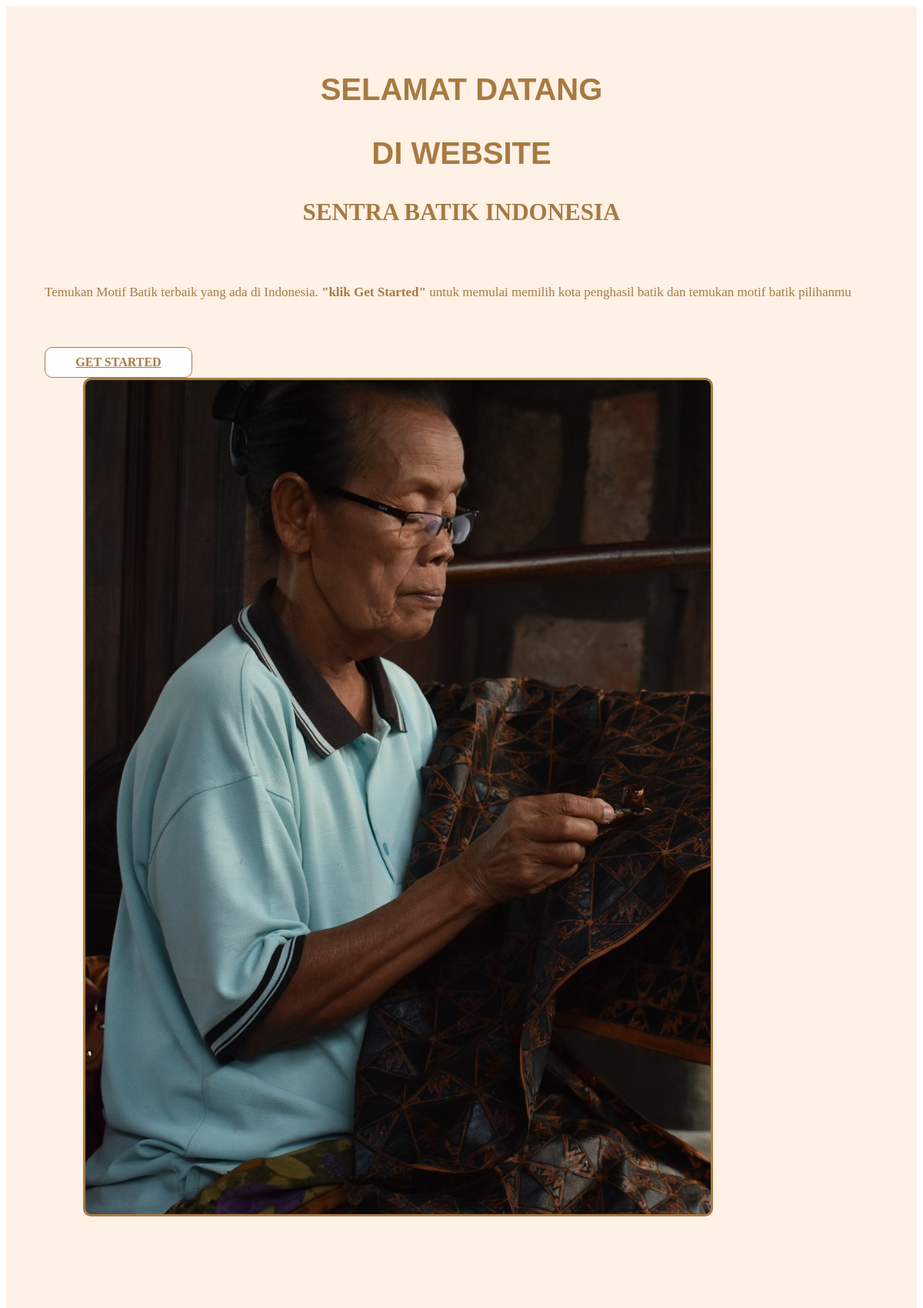
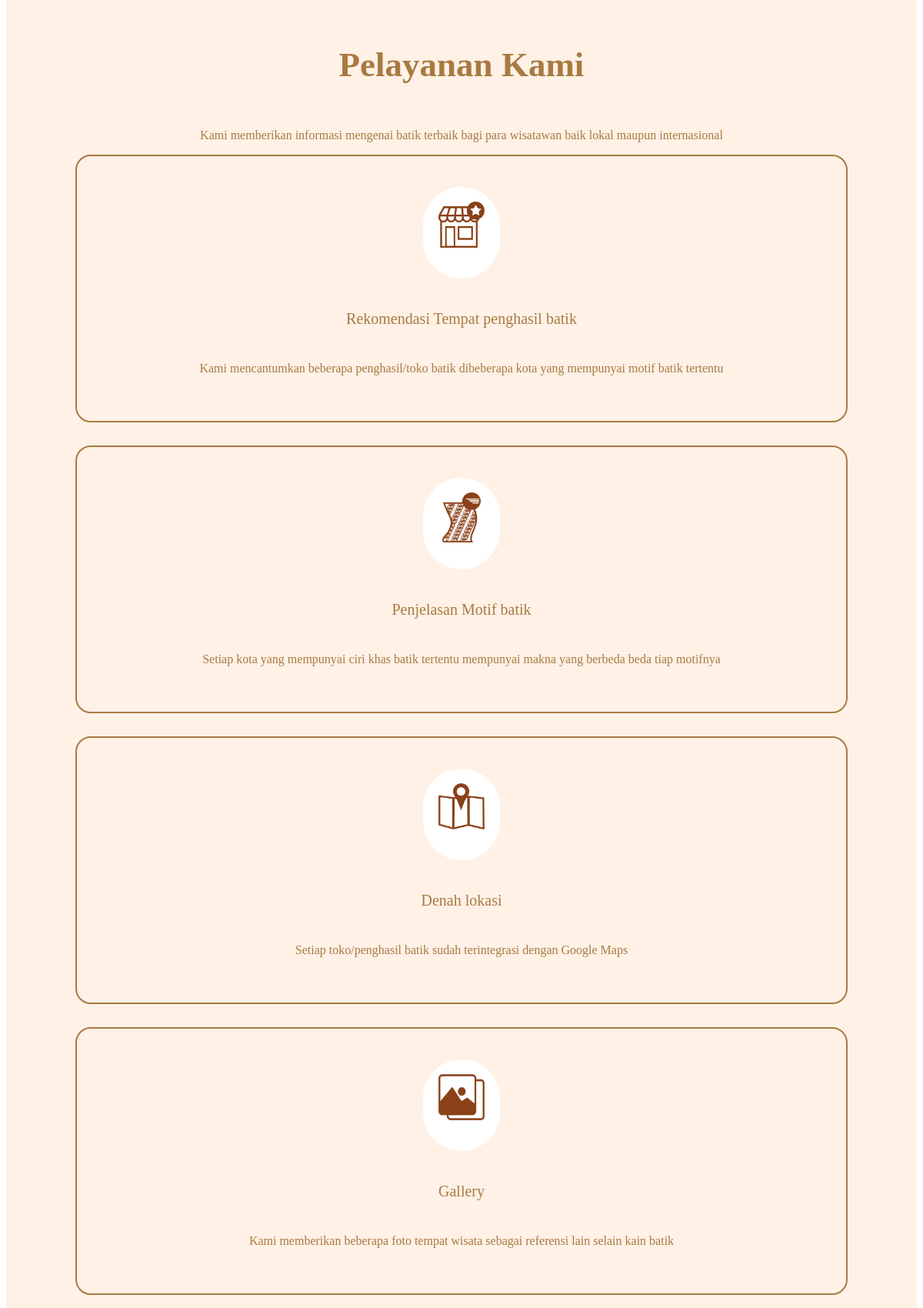
Page /pages/home.php (upper part) on the committed database (2 pictures, top to bottom).
### tables this page shows
CREATE TABLE `materi` (
  `id_materi` int(30) NOT NULL,
  `keterangan` varchar(200) NOT NULL,
  `id_kota` int(30) NOT NULL,
  `materi` varchar(10000) NOT NULL
);

CREATE TABLE `gallery` (
  `id_gallery` int(30) NOT NULL,
  `id_kota` int(30) NOT NULL,
  `foto` varchar(100) NOT NULL
);

### pages/home.php (the view, shortened to what this page needs)
<?php
include "admin/login/connect.php";
?>
<div class="container containerhome">
  <section class="banner_main">
    <div class="row d_flex">
      <div class="col-md-5 col-sm-12">
        <div class="text-bg">
          <h1 data-aos="fade-down" data-aos-delay="200">
            <?php $result = mysqli_query($koneksi, "SELECT * FROM materi WHERE id_materi = 60 "); ?>
            <?php foreach ($result as $row) : ?>
              <?= $row['materi']; ?>
            <?php endforeach;
            ?>
          </h1>
          <h1 data-aos="fade-down" data-aos-delay="400">
            <?php $result = mysqli_query($koneksi, "SELECT * FROM materi WHERE id_materi = 61 "); ?>
            <?php foreach ($result as $row) : ?>
              <?= $row['materi']; ?>
            <?php endforeach;
            ?>
          </h1>
          <h1 data-aos="fade-right" data-aos-delay="600">
            <span>
              <?php $result = mysqli_query($koneksi, "SELECT * FROM materi WHERE id_materi = 62 "); ?>
              <?php foreach ($result as $row) : ?>
                <?= $row['materi']; ?>
              <?php endforeach;
              ?>
            </span>
          </h1>
          <p data-aos="fade-up" data-aos-delay="800">
            <?php $result = mysqli_query($koneksi, "SELECT * FROM materi WHERE id_materi = 63 "); ?>
            <?php foreach ($result as $row) : ?>
              <?= $row['materi']; ?>
            <?php endforeach;
            ?>
            <strong>
              <?php $result = mysqli_query($koneksi, "SELECT * FROM materi WHERE id_materi = 64 "); ?>
              <?php foreach ($result as $row) : ?>
                <?= $row['materi']; ?>
              <?php endforeach;
              ?>
            </strong>
            <?php $result = mysqli_query($koneksi, "SELECT * FROM materi WHERE id_materi = 65 "); ?>
            <?php foreach ($result as $row) : ?>
              <?= $row['materi']; ?>
            <?php endforeach;
            ?>
          </p>
          <a href="http://localhost/sentrabatik/pages/list.php" data-aos="fade-up" data-aos-delay="1000">Get Started</a>
        </div>
      </div>
      <div class="col-md-7 col-sm-12">
        <div class="text-img" data-aos="fade-left" data-aos-delay="1000">
          <figure>
            <?php $result = mysqli_query($koneksi, "SELECT * FROM gallery WHERE id_gallery = 1 "); ?>
            <?php foreach ($result as $row) :
              $src = "http://localhost/sentrabatik/admin/image/" . $row['foto'];
              echo "<img src='$src' />";
            ?>
            <?php endforeach; ?>
          </figure>
        </div>
      </div>
    </div>
  </section>
  <div id="service" class="Services">
    <div class="row">
      <div class="col-md-12">
        <div class="titlepage">
          <h2 data-aos="fade-left" data-aos-delay="200">
            <?php $result = mysqli_query($koneksi, "SELECT * FROM materi WHERE id_materi = 66 "); ?>
            <?php foreach ($result as $row) : ?>
              <?= $row['materi']; ?>
            <?php endforeach;
            ?>
          </h2>
          <p data-aos="fade-right" data-aos-delay="400">
            <?php $result = mysqli_query($koneksi, "SELECT * FROM materi WHERE id_materi = 67 "); ?>
            <?php foreach ($result as $row) : ?>
              <?= $row['materi']; ?>
            <?php endforeach;
            ?>
          </p>
        </div>
      </div>
    </div>
    <div class="row">
      <div class="col-lg-6 col-md-6 col-sm-12" data-aos="fade-right" data-aos-delay="200">
        <div class="Services-box">
          <i>
            <?php $result = mysqli_query($koneksi, "SELECT * FROM gallery WHERE id_gallery = 2 "); ?>
            <?php foreach ($result as $row) :
              $src = "http://localhost/sentrabatik/admin/image/" . $row['foto'];
              echo "<img src='$src' width='60px' height='60px' alt='#' />";
            ?>
            <?php endforeach; ?>
          </i>
          <h3>
            <?php $result = mysqli_query($koneksi, "SELECT * FROM materi WHERE id_materi = 68 "); ?>
            <?php foreach ($result as $row) : ?>
              <?= $row['materi']; ?>
            <?php endforeach;
            ?>
          </h3>
          <p>
            <?php $result = mysqli_query($koneksi, "SELECT * FROM materi WHERE id_materi = 69 "); ?>
            <?php foreach ($result as $row) : ?>
              <?= $row['materi']; ?>
            <?php endforeach;
            ?>
          </p>
        </div>
      </div>
      <div class="col-lg-6 col-md-6 col-sm-12" data-aos="fade-left" data-aos-delay="400">
        <div class="Services-box">
          <i>
            <?php $result = mysqli_query($koneksi, "SELECT * FROM gallery WHERE id_gallery = 3 "); ?>
            <?php foreach ($result as $row) :
              $src = "http://localhost/sentrabatik/admin/image/" . $row['foto'];
              echo "<img src='$src' width='50px' height='65px' alt='#' />";
            ?>
            <?php endforeach; ?>
          </i>
          <h3>
            <?php $result = mysqli_query($koneksi, "SELECT * FROM materi WHERE id_materi = 70 "); ?>
            <?php foreach ($result as $row) : ?>
              <?= $row['materi']; ?>
            <?php endforeach;
            ?>
          </h3>
          <p>
            <?php $result = mysqli_query($koneksi, "SELECT * FROM materi WHERE id_materi = 71 "); ?>
            <?php foreach ($result as $row) : ?>
              <?= $row['materi']; ?>
            <?php endforeach;
            ?>
          </p>
        </div>
      </div>
      <div class="col-lg-6 col-md-6 col-sm-12" data-aos="fade-right" data-aos-delay="600">
        <div class="Services-box">
          <i>
            <?php $result = mysqli_query($koneksi, "SELECT * FROM gallery WHERE id_gallery = 4 "); ?>
            <?php foreach ($result as $row) :
              $src = "http://localhost/sentrabatik/admin/image/" . $row['foto'];
              echo "<img src='$src' width='60px' height='60px' alt='#' />";
            ?>
            <?php endforeach; ?>
          </i>
          <h3>
            <?php $result = mysqli_query($koneksi, "SELECT * FROM materi WHERE id_materi = 72 "); ?>
            <?php foreach ($result as $row) : ?>
              <?= $row['materi']; ?>
            <?php endforeach;
            ?>
          </h3>
          <p>
            <?php $result = mysqli_query($koneksi, "SELECT * FROM materi WHERE id_materi = 73 "); ?>
            <?php foreach ($result as $row) : ?>
              <?= $row['materi']; ?>
            <?php endforeach;
            ?>
          </p>
        </div>
      </div>
      <div class="col-lg-6 col-md-6 col-sm-12" data-aos="fade-left" data-aos-delay="800">
        <div class="Services-box">
          <i>
            <?php $result = mysqli_query($koneksi, "SELECT * FROM gallery WHERE id_gallery = 5 "); ?>
            <?php foreach ($result as $row) :
              $src = "http://localhost/sentrabatik/admin/image/" . $row['foto'];
              echo "<img src='$src' width='60px' height='60px' alt='#' />";
            ?>
            <?php endforeach; ?>
          </i>
          <h3>
            <?php $result = mysqli_query($koneksi, "SELECT * FROM materi WHERE id_materi = 74 "); ?>
            <?php foreach ($result as $row) : ?>
              <?= $row['materi']; ?>
            <?php endforeach;
            ?>
          </h3>
          <p>
            <?php $result = mysqli_query($koneksi, "SELECT * FROM materi WHERE id_materi = 75 "); ?>
            <?php foreach ($result as $row) : ?>
              <?= $row['materi']; ?>
            <?php endforeach;
            ?>
          </p>
        </div>
      </div>
    </div>
  </div>
</div>

### pages/home.php (style rules this page uses)
.banner_main { background: #FFF1E6; background-size: 100% 100%; background-repeat: no-repeat; padding: 50px; }
.text-bg h1 { color: #fff; font-size: 40px; font-family: 'Karla', sans-serif; line-height: 50px; font-weight: bold; color: #a87a41; text-align: center; }
.text-bg h1 span { color: #a87a41; font-family: 'Spectral', serif; font-size: 31px; line-height: 35px; font-weight: bold; text-align: justify; }
.text-bg p { color: #fff; font-size: 17px; line-height: 28px; padding: 40px 0; color: #a87a41; text-align: justify; }
.text-bg a { font-size: 16px; font-weight: bold; background-color: #fff; color: #a87a41; padding: 10px 0px; width: 100%; max-width: 190px; text-align: center; display: inline-block; text-transform: uppercase; border-radius: 10px; border: 1px solid #a87a41; }
.text-img figure { margin: 0px; }
.text-img figure img { width: 75%; margin-left: 50px; border-radius: 10px; border: 3px solid #a87a41; }
.Services { padding: 90px; background: #FFF1E6; font-family: Poppins; }
.Services .titlepage { text-align: center; }
.Services .titlepage h2 { padding-bottom: 20px; font-size: 45px; color: #a87a41; }
.Services .titlepage p { color: #a87a41; }
.Services .Services-box i { background: #fff; width: 100px; height: 100px; border-radius: 50px; display: inline-block; padding-top: 19px; }
.Services .Services-box h3 { padding: 20px 0px 20px 0px; font-size: 20px; line-height: 25px; display: block; font-weight: 500; color: #a87a41; }
.Services .Services-box { text-align: center; background-color: transparent; border-radius: 20px; border: #a87a41 solid 2px; padding: 40px; transition: ease-in all 0.5s; margin-bottom: 30px; }
.Services .Services-box p { font-size: 16px; line-height: 24px; color: #a87a41; }

### rows in the picture
materi: materi "SELAMAT DATANG"
materi: materi "DI WEBSITE"
materi: materi "SENTRA BATIK INDONESIA"
materi: materi "Temukan Motif Batik terbaik yang ada di Indonesia."
materi: materi "\"klik Get Started\""
materi: materi "untuk memulai memilih kota penghasil batik dan temukan motif batik pilihanmu"
gallery: foto (picture)
materi: materi "Pelayanan Kami"
materi: materi "Kami memberikan informasi mengenai batik terbaik bagi para wisatawan baik lokal maupun internasional"
gallery: foto (picture)
materi: materi "Rekomendasi Tempat penghasil batik"
materi: materi "Kami mencantumkan beberapa penghasil/toko batik dibeberapa kota yang mempunyai motif batik tertentu"
gallery: foto (picture)
materi: materi "Penjelasan Motif batik"
materi: materi "Setiap kota yang mempunyai ciri khas batik tertentu mempunyai makna yang berbeda beda tiap motifnya"
gallery: foto (picture)
materi: materi "Denah lokasi"
materi: materi "Setiap toko/penghasil batik sudah terintegrasi dengan Google Maps"
gallery: foto (picture)
materi: materi "Gallery"
materi: materi "Kami memberikan beberapa foto tempat wisata sebagai referensi lain selain kain batik"
